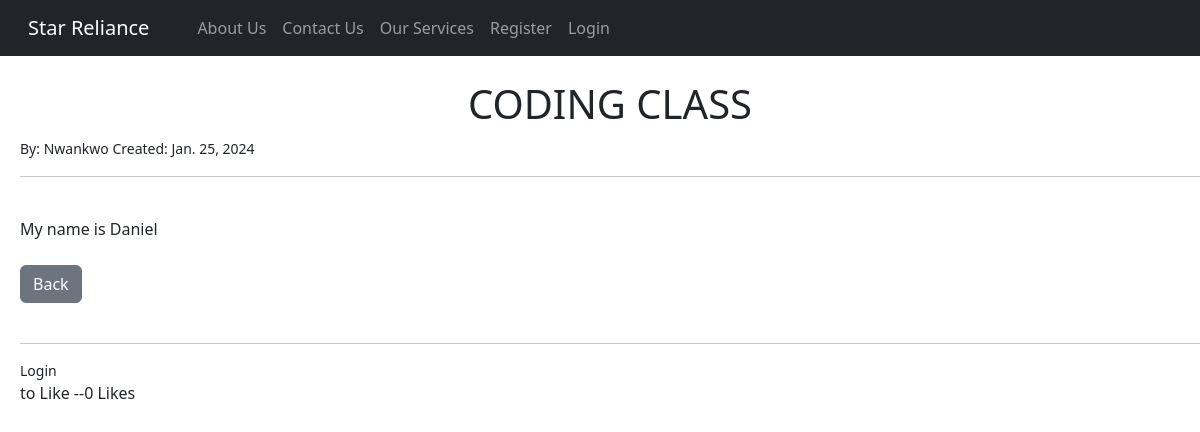
Page /service/6 on the earlier database version.
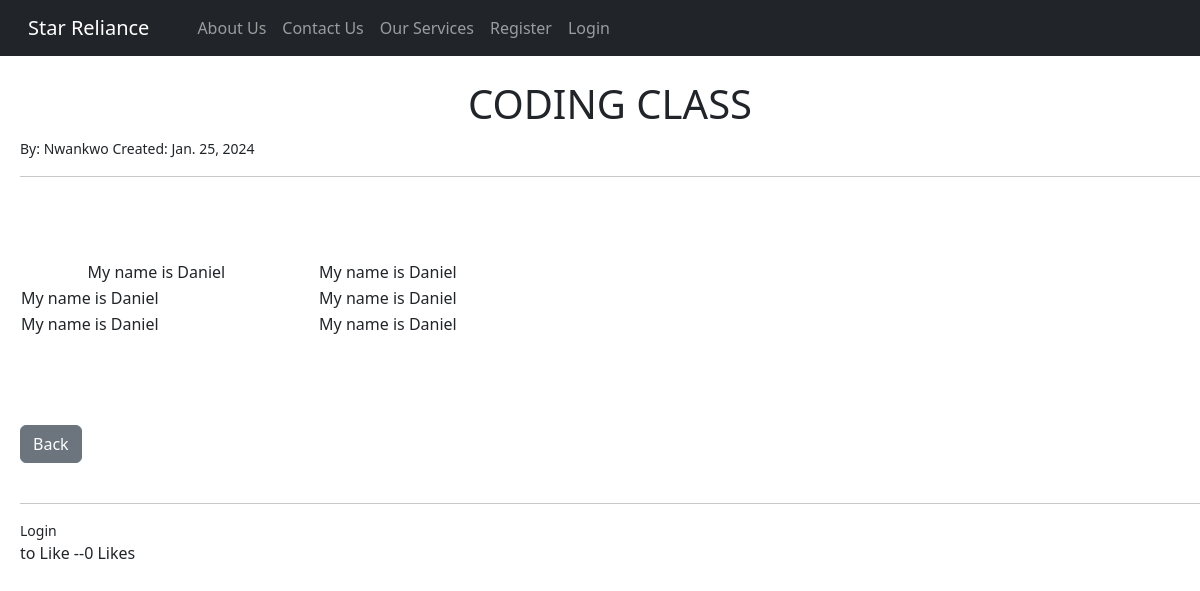
Same page on the later database version.
### theblog/models.py (models this page shows, shortened)
class Category(models.Model):
    name = models.CharField(max_length = 255)
    body = models.TextField()
    snippet = models.CharField(max_length = 255,default="Click Link Above To Lead Blog Post...")
    author = models.ForeignKey(User, on_delete=models.CASCADE)
    post_date = models.DateField(auto_now_add = True)
    likes = models.ManyToManyField(User, related_name='blog_posts')
    advert = models.TextField(null = True, blank=True)
    def total_likes(self):
        return self.likes.count()

### theblog/views.py (the view)
# urls.py: path('service/<int:pk>', ServiceDetailView.as_view(), name='service_detail'),
class ServiceDetailView(DetailView):
    model = Category
    template_name = 'service_detail.html'
    def get_context_data(self, *args, **kwargs):
        context = super(ServiceDetailView,self).get_context_data()
        stuff = get_object_or_404(Category, id=self.kwargs['pk'])
        total_likes = stuff.total_likes()
        liked = False
        if stuff.likes.filter(id = self.request.user.id).exists():
            liked = True
        context['liked'] = liked
        context['total_likes'] = total_likes
        return context

### theblog/templates/service_detail.html (shortened to what this page needs)
{% extends 'base.html' %}
{% block content %}
<div class="container">
    <h1 class="text-uppercase"><center>{{ category.name}}</center></h1>
    <small>By: {{category.author.first_name}} {{post.author.last_name}} Created: {{category.post_date}}
    <br>
</small>
    <hr>
    <br>
    {{category.body| safe}}<br><br>
    <a href="{% url 'our_services'%}" class="btn btn-secondary">Back</a>
    <br><br><hr>
    <form action="{% url 'like_service_post' category.pk %}" method="POST">
        {% if user.is_authenticated %}
            {% if liked %}
                <button type="submit", name="post_id", value="{{category.id}}", class="btn btn-danger btn-sm">Unlike</button>
            {% else %}
                <button type="submit", name="post_id", value="{{category.id}}", class="btn btn-primary btn-sm">Like</button>
            {% endif %}
        {% else %}
            <small> <a class="nav-link" href="{% url 'login' %}">Login</a></small> to Like
        {% endif %}
            --{{total_likes}} Likes
    </form>
</div>
{% endblock %}

Differences in the rows shown:
changed Category "CODING CLASS": body "My name is Daniel" → "My name is Daniel My name is Daniel My name is Daniel My name is Daniel My name is Daniel My name is Daniel"
